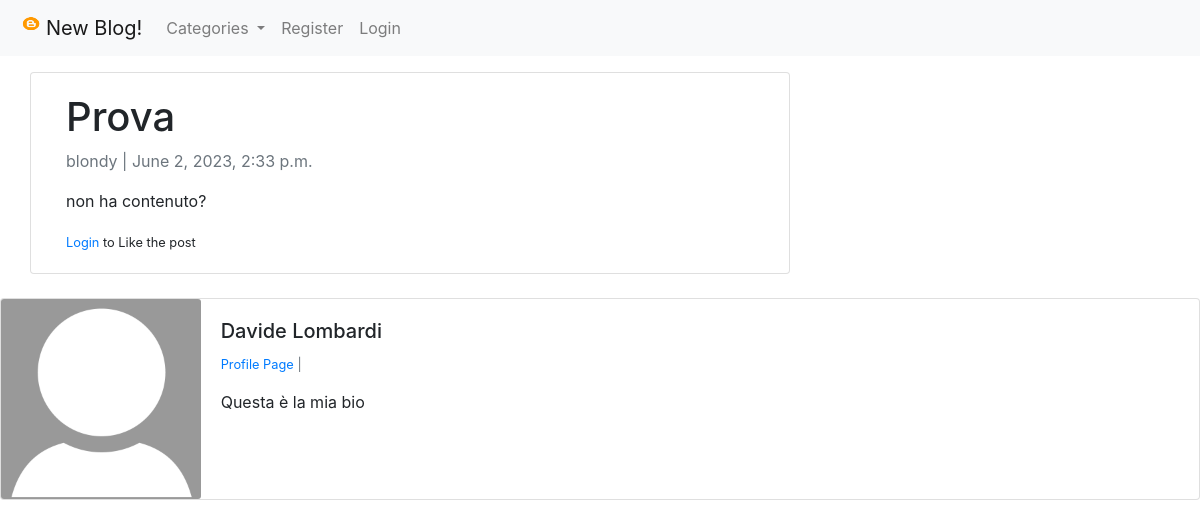
Before: /post_detail/17 with the older database file.
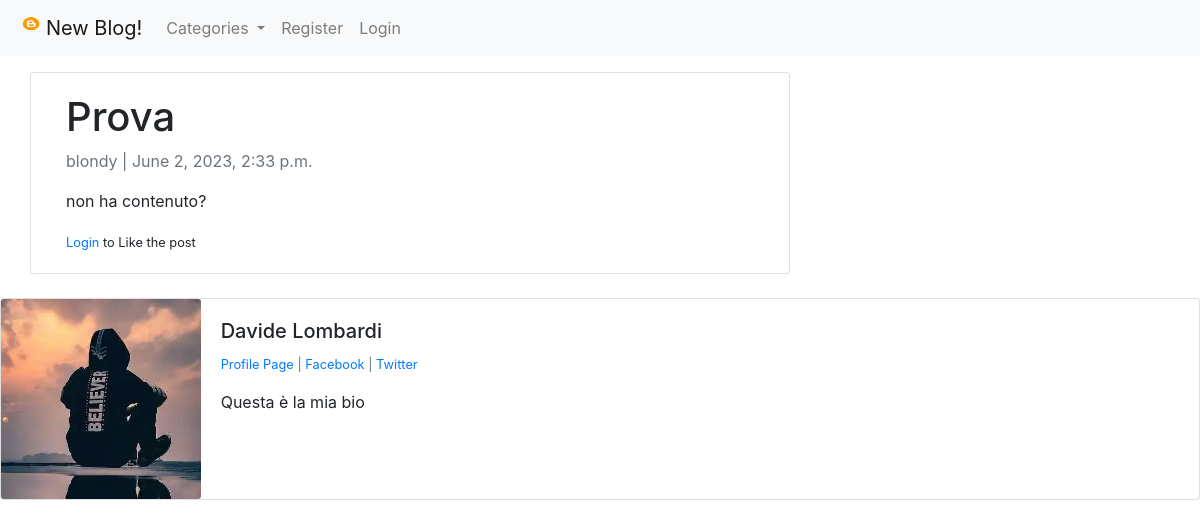
After: the same page with the newer database file.
### blog/models.py (models this page shows, shortened)
class Post(models.Model):
    title = models.CharField(max_length=200, unique=True)
    slug = models.SlugField(max_length=200, unique=True)
    author = models.ForeignKey(User, on_delete=models.CASCADE, related_name='blog_posts')
    updated_on = models.DateTimeField(auto_now=True)
    content = RichTextField(blank=True, null=True)
    created_on = models.DateTimeField(auto_now_add=True)
    status = models.IntegerField(choices=STATUS, default=0)
    category = models.CharField(max_length=200, default='Uncategorized')
    snippet = models.CharField(max_length=200, default='Click "Read More" to Read Blog Post')
    likes = models.ManyToManyField(User, related_name="blog_post")
    class Meta:
        ordering = ['-created_on']
    def total_likes(self):
        return self.likes.count()

class Profile(models.Model):
    user = models.OneToOneField(User, null='True', on_delete=models.CASCADE)
    bio = models.TextField()
    profile_pic = models.ImageField(blank=True, null=True, upload_to="images/profile/")
    instagram = models.CharField(max_length=200, blank=True, null=True)
    facebook = models.CharField(max_length=200, blank=True, null=True)
    twitter = models.CharField(max_length=200, blank=True, null=True)

### blog/views.py (the view)
# urls.py: path('post_detail/<int:pk>', PostDetail.as_view(), name='post_detail'),
class PostDetail(generic.DetailView):
    model = Post
    template_name = 'post_detail.html'
    def get_context_data(self, *args, **kwargs):
        cat_menu = Category.objects.all()
        context = super(PostDetail, self).get_context_data(*args, **kwargs)
        stuff = get_object_or_404(Post, id=self.kwargs['pk'])
        total_likes = stuff.total_likes()
        liked = False
        if stuff.likes.filter(id=self.request.user.id).exists():
            liked = True
        context["cat_menu"] = cat_menu
        context["total_likes"] = total_likes
        context["liked"] = liked
        return context

### blog/models.py (called while the page is built)
    def __str__(self):
        return self.name

### blog/templates/post_detail.html (shortened to what this page needs)
{% extends 'base.html' %}
{% load static %}
{% block content %}
<div class="container">
  <div class="row">
    <div class="col-md-8 card mb-4  mt-3 left  top">
      <div class="card-body">
        <h1>{% block title %} {{ object.title }} {% endblock title %}</h1>
          <p class=" text-muted">{{ post.author }} | {{ post.created_on }}</p>
          <p class="card-text ">{{ object.content | safe }}</p>
          {% if user.is_authenticated%}
              {% if liked %}
                  <form action="{% url 'like_post' post.pk %}" method="POST">
                      {% csrf_token %}
                      <button type="submit" name="post_id" value="{{ post.id }}" class = "btn btn-danger btn-sm">{{ total_likes }} UnLike</button>
                  </form>
              {% else %}
                  <form action="{% url 'like_post' post.pk %}" method="POST">
                      {% csrf_token %}
                      <button type="submit" name="post_id" value="{{ post.id }}" class = "btn btn-primary btn-sm">{{ total_likes }} Like</button>
                  </form>
              {% endif %}
          {% else %}
              <small><a href="{% url 'login' %}">Login</a> to Like the post</small>
          {% endif %}
      </div>
    </div>
  </div>
</div>
<div class="card mb-3">
  <div class="row no-gutters">
    <div class="col-md-2">
        {% if post.author.profile.profile_pic %}
            <img src="{{ post.author.profile.profile_pic.url }}" class="card-img" alt="Image">
        {% else %}
            <img src="{% static 'blog/images/default_pic.jpg' %}" class="card-img" alt="Image">
        {% endif %}
    </div>
    <div class="col-md-10">
      <div class="card-body">
        <h5 class="card-title">{{ post.author.first_name }} {{ post.author.last_name }}</h5>
        <p class ="small text-muted">
            <a href="{% url 'profile_page' post.author.profile.id %}"> Profile Page </a> |
            {% if post.author.profile.facebook %}
                <a href="{{ post.author.profile.facebook}}"> Facebook </a> |
            {% endif %}
            {% if post.author.profile.twitter %}
                <a href="{{ post.author.profile.twitter }}"> Twitter </a>
            {% endif %}
        </p>
        <p class="card-text">{{ post.author.profile.bio | slice:":200" }}</p>
      </div>
    </div>
  </div>
</div>
{% endblock content %}

Changed rows visible on the page:
changed through a linked row, Post "Prova": author.profile.profile_pic: picture added
Other visible differences:
text now shown: "Facebook | Twitter"
